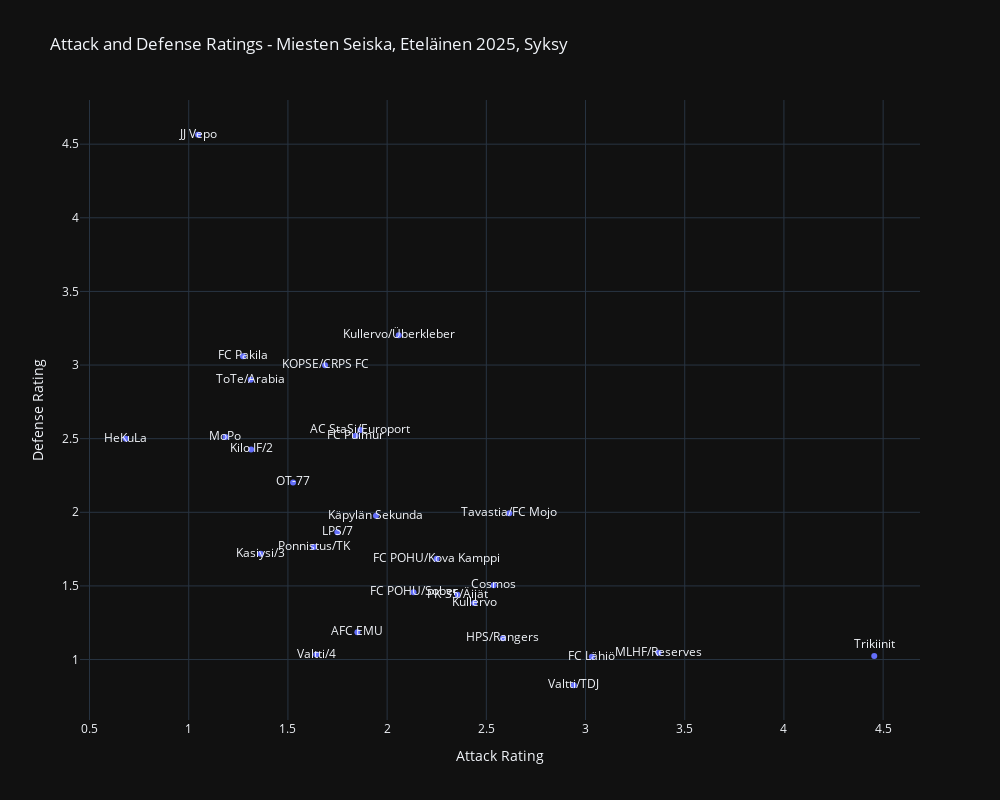

This figure's notebook cell:
### Code cell
my_x = 'attack_rating'
my_y = 'defense_rating'

fig = go.Figure()

fig.add_trace(
        go.Scatter(
            x=ratings_df[my_x],
            y=ratings_df[my_y],
            text=ratings_df['team'],
            textposition=['top center'],
            mode='markers+text',
            #marker=dict(color = color_list)
        )
)

fig.update_layout(
    width=1000,
    height=800,
    title=f"Attack and Defense Ratings - {my_title}",
    template = 'plotly_dark',
    xaxis_title="Attack Rating",
    yaxis_title="Defense Rating",
    showlegend=False
    )

fig.show()

### Figure 1 — Plotly figure (JSON) as saved in the notebook; plotly's stock layout.template omitted (floating-point values rounded to 4 significant figures)
{"data": [{"mode": "markers+text", "text": ["Trikiinit", "MLHF/Reserves", "Valtti/TDJ", "FC Lähiö", "HPS/Rangers", "Kullervo", "Cosmos", "PK-35/Äijät", "FC POHU/Sober", "AFC EMU", "Tavastia/FC Mojo", "Valtti/4", "FC POHU/Kova Kamppi", "Käpylän Sekunda", "LPS/7", "Ponnistus/TK", "Kasiysi/3", "OT-77", "FC Puimur", "AC StaSi/Europort", "Kilo IF/2", "Kullervo/Überkleber", "KOPSE/CRPS FC", "MoPo", "ToTe/Arabia", "FC Pakila", "HeKuLa", "JJ Vepo"], "textposition": ["top center"], "type": "scatter", "x": [4.455, 3.368, 2.941, 3.032, 2.584, 2.439, 2.537, 2.355, 2.133, 1.85, 2.616, 1.643, 2.249, 1.944, 1.749, 1.631, 1.363, 1.526, 1.842, 1.865, 1.314, 2.058, 1.687, 1.185, 1.313, 1.273, 0.6825, 1.047], "y": [1.024, 1.046, 0.8254, 1.018, 1.145, 1.383, 1.504, 1.44, 1.458, 1.186, 1.994, 1.034, 1.684, 1.976, 1.865, 1.764, 1.718, 2.203, 2.52, 2.559, 2.427, 3.202, 2.998, 2.511, 2.899, 3.059, 2.5, 4.564]}], "layout": {"height": 800, "showlegend": false, "title": {"text": "Attack and Defense Ratings - Miesten Seiska, Eteläinen 2025, Syksy"}, "width": 1000, "xaxis": {"title": {"text": "Attack Rating"}}, "yaxis": {"title": {"text": "Defense Rating"}}}}
